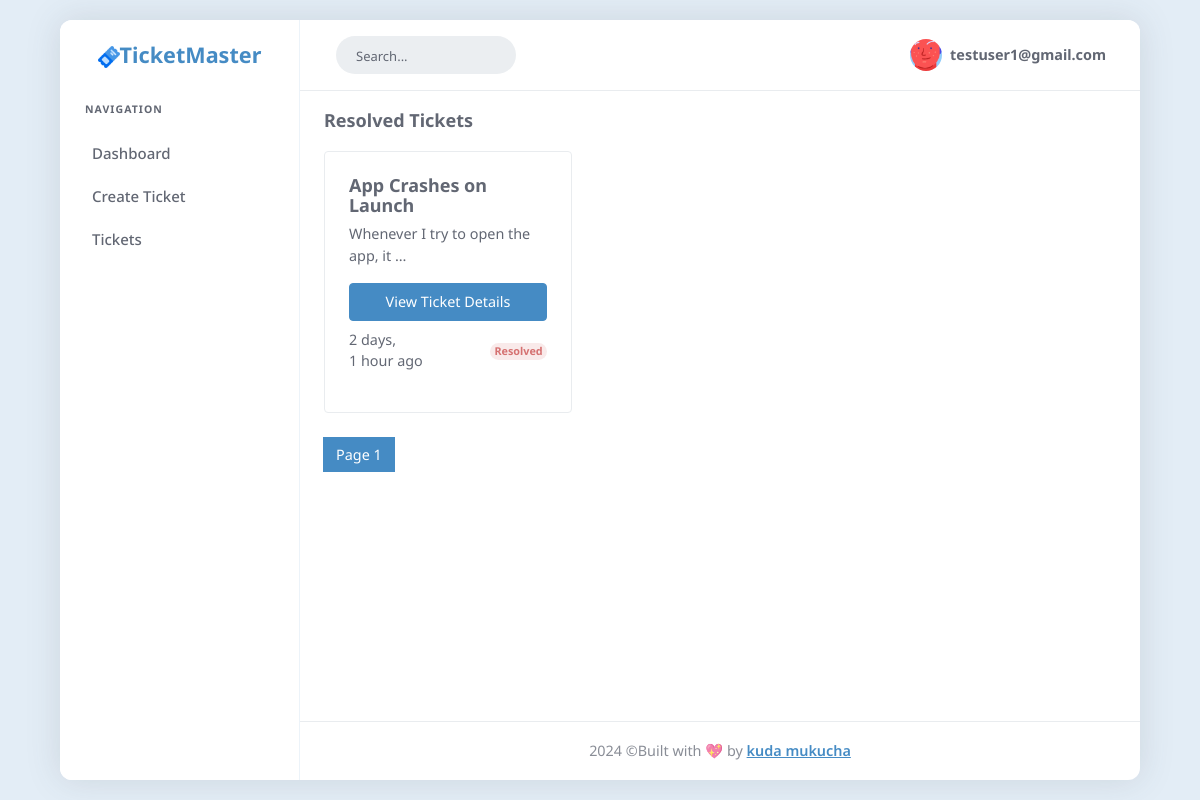
Screenshot of /ticket/resolved-customer-tickets/ (signed in) with the database file from the repository.
### accounts/models.py (models this page shows)
class User(AbstractUser):
    is_customer = models.BooleanField(default=False)
    is_engineer = models.BooleanField(default=False)
    email = models.EmailField(unique=True)

### ticket/models.py (models this page shows, shortened)
class Ticket(models.Model):
    STATUS_CHOICES =[
        ('Active','Active'),
        ('Pending','Pending'),
        ('Resolved','Resolved')
    ]
    SEVERITY_CHOICES =[
        ('High','High'),
        ('Low','Low')
    ]
    customer = models.ForeignKey(User,on_delete=models.CASCADE,related_name='customer_tickets')
    engineer = models.ForeignKey(User,on_delete=models.DO_NOTHING,related_name='engineer_tickets',null=True)
    ticket_id = models.CharField(max_length=20,unique=True)
    title = models.CharField(max_length=50)
    description = models.TextField()
    status = models.CharField(max_length=20,choices=STATUS_CHOICES,default='Pending')
    created = models.DateTimeField(auto_now_add=True)
    updated = models.DateTimeField(auto_now=True)
    is_resolved = models.BooleanField(default=False)
    severity = models.CharField(max_length=5,choices=SEVERITY_CHOICES,default='Low')
    is_assigned_to_engineer= models.BooleanField(default=False)
    resolution_steps = models.TextField(blank=True,null=True)

### ticket/views.py (the view)
# urls.py: path('resolved-customer-tickets/',views.resolved_customer_tickets,name='resolved-customer-tickets'),
def resolved_customer_tickets(request):
    ticket_list = Ticket.objects.filter(customer=request.user, is_resolved = True).order_by('-created')
    paginator = Paginator(ticket_list,6)
    page_number = request.GET.get('page',1)
    try:
        tickets = paginator.page(page_number)
    except EmptyPage:
        tickets = paginator.page(paginator.num_pages)
    except PageNotAnInteger:
        tickets = paginator.page(1)
    return render(request,'ticket/resolved-customer-tickets.html',{'tickets':tickets})

### templates/ticket/resolved-customer-tickets.html
{%extends 'dashboard/base.html'%}
{%load static%}
{%load humanize%}
{%block content%}
<div class="page-container">
    <div class="page-title-box">
        <div class="d-flex align-items-sm-center flex-sm-row flex-column gap-2">
            <div class="flex-grow-1">
                <h4 class="font-18 mb-0">Resolved Tickets</h4>
            </div>
        </div>
    </div>
    {%if tickets%}
    <div class="row">
        {%for ticket in tickets%}
        <div class="col-lg-4">
            <div class="card card-body">
                <h5 class="card-title">{{ticket.title}}</h5>
                <p class="card-text">{{ticket.description | truncatewords:8}}</p>
                <a href="{%url 'ticket:ticket-details' ticket.ticket_id%}" class="btn btn-primary">View Ticket Details</a>
                <div class="d-flex align-items-center gap-5 mt-2">
                    <p class="card-text">{{ticket.created | naturaltime}}</p>
                  {%if ticket.status == 'Pending'%}
                  <p> <span class="badge badge-soft-warning rounded-pill">Pending</span></p>
                  {%elif ticket.status == 'Active'%}
                  <p> <span class="badge badge-soft-success rounded-pill">Active</span></p>
                    {%elif ticket.status == 'Resolved'%}
                    <p> <span class="badge badge-soft-danger rounded-pill">Resolved</span></p>
                  {%endif%}
                </div>
            </div>
        </div>
        {%endfor%}
    </div>
    {%include 'pagination.html' with page=tickets%}
    {%else%}
    <div class="alert alert-dark d-flex align-items-center mb-0" role="alert">
        <iconify-icon icon="solar:balloon-bold-duotone" class="font-20 me-1"></iconify-icon>
        <div class="lh-1">No tickets at the moment.
        </div>
    </div>
    {%endif%}
</div>
{%endblock%}

### templates/dashboard/base.html (shortened to what this page needs)
{%load static%}
<!DOCTYPE html>
<html lang="en">
<head>
        <link href="{%static 'css/vendor.min.css'%}" rel="stylesheet" type="text/css" />
        <link href="{%static 'css/icons.min.css'%}" rel="stylesheet" type="text/css" />
        <link href="{%static 'css/app.min.css'%}" rel="stylesheet" type="text/css" id="app-style" />
</head>
<body>
    <div class="wrapper">
        <div class="sidenav-menu">
            <a href="/" class="logo">
                <span class="logo-dark">
                    <span class="logo-lg fw-bold fs-4 "><img src="{%static 'images/ticket.png'%}" alt="dark logo">TicketMaster</span>
                </span>
            </a>
            <div data-simplebar>
                <ul class="side-nav">
                    <li class="side-nav-title">Navigation</li>
                    <li class="side-nav-item">
                        <a href="/" class="side-nav-link">
                            <span class="menu-text"> Dashboard </span>
                        </a>
                    </li>
                    {%if request.user.is_customer%}
                    <li class="side-nav-item">
                        <a href="{%url 'ticket:create-ticket'%}" class="side-nav-link">
                            <span class="menu-text"> Create Ticket </span>
                        </a>
                    </li>
                    {%endif%}
                    <li class="side-nav-item">
                        <a data-bs-toggle="collapse" href="#sidebarPagesAuth" aria-expanded="false" aria-controls="sidebarPagesAuth" class="side-nav-link">
                            <span class="menu-text">Tickets</span>
                            <span class="menu-arrow"></span>
                        </a>
                    </li>
                </ul>
            </div>
        </div>
        <header class="app-topbar">
            <div class="page-container topbar-menu">
                <div class="d-flex align-items-center gap-2">
                    <button class="sidenav-toggle-button px-2">
                    </button>
                    <div class="d-none d-md-flex">
                        <form class="app-search" method="get" action="{%url 'ticket:ticket-search'%}">
                            <div class="app-search-box">
                                <div class="input-group">
                                    <input type="text" class="form-control" name="q" placeholder="Search...">
                                    <div class="input-group-append">
                                        <button class="btn btn-icon" type="submit">
                                        </button>
                                    </div>
                                </div>
                            </div>
                        </form>
                    </div>
                </div>
                <div class="d-flex align-items-center gap-2">
                    <div class="topbar-item d-none d-sm-flex">
                        <button class="topbar-link" id="light-dark-mode" type="button">
                        </button>
                    </div>
                    <div class="topbar-item">
                        <div class="dropdown">
                            <button class="topbar-link dropdown-toggle drop-arrow-none position-relative" data-bs-toggle="dropdown" data-bs-offset="0,25" type="button" data-bs-auto-close="outside" aria-haspopup="false" aria-expanded="false">
                            </button>
                        </div>
                    </div>
                    <div class="topbar-item nav-user">
                        <div class="dropdown">
                            <a class="topbar-link dropdown-toggle drop-arrow-none px-2" data-bs-toggle="dropdown" data-bs-offset="0,25" type="button" aria-haspopup="false" aria-expanded="false">
                                <img src="{%static 'images/users/avatar-1.png'%}" width="32" class="rounded-circle me-lg-2 d-flex" alt="user-image">
                                <span class="d-lg-flex flex-column gap-1 d-none">
                                    <h6 class="my-0">{{request.user.username}}</h6>
                                </span>
                            </a>
                        </div>
                    </div>
                </div>
            </div>
        </header>
        <div class="page-content">
           {%block content%}
           {%endblock%}
            <footer class="footer">
                <div class="page-container">
                    <div class="row">
                        <div class="col-md-12 text-center">
                            <script>document.write(new Date().getFullYear())</script> ©Built with  💖 by <span class="fw-semibold text-decoration-underline text-primary">kuda mukucha</span>
                        </div>
                    </div>
                </div>
            </footer>
        </div>
    </div>
</body>
</html>

### rows the page displays
User: user.username "testuser1@gmail.com"
Ticket: title "App Crashes on Launch", description "Whenever I try to open the app, it …", created "2 days, 1 hour ago", status "Resolved"

### other values shown
{{ page.number }} "1"
